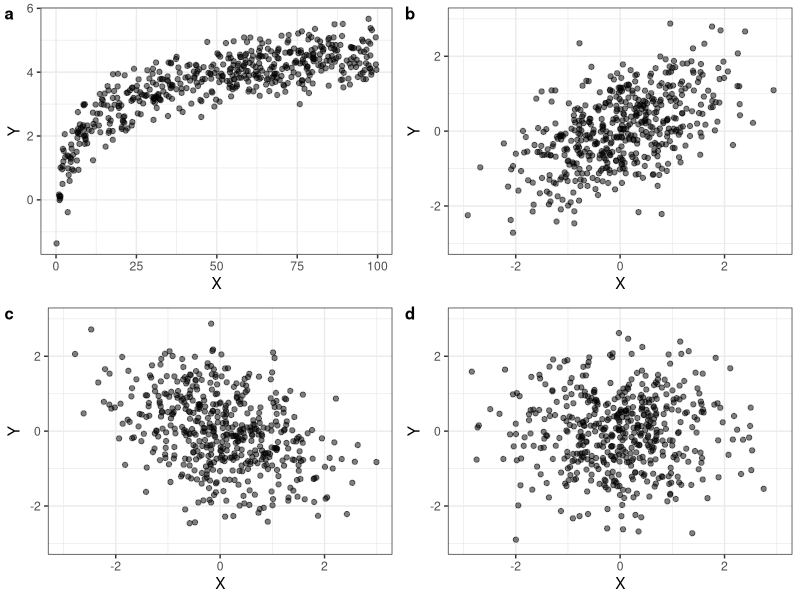
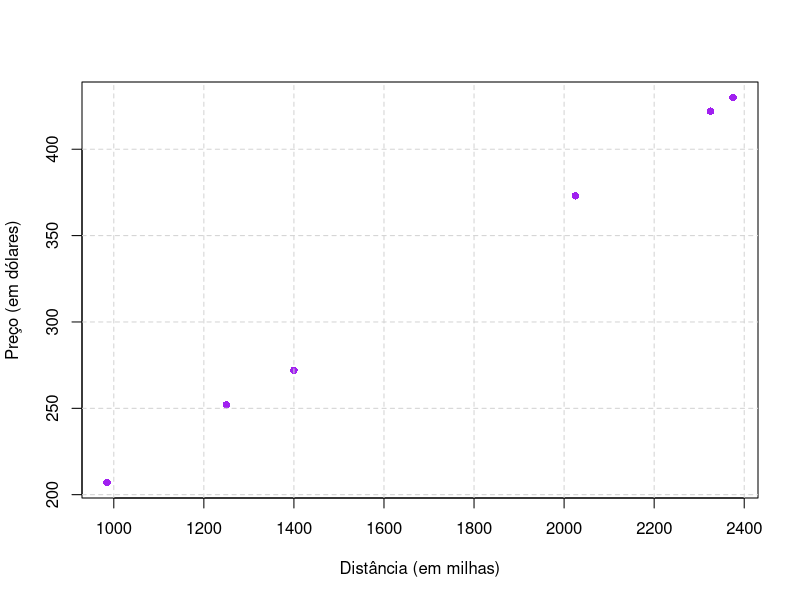

These figures' R source, in order:
library(ggplot2)
library(MASS)
set.seed(1000)


x <- data.frame(X = runif(n = 500, min = 0.1, max = 100))
x$Y <- log(x$X) + rnorm(500, sd = 0.5)

p2 <- ggplot(data = x, mapping = aes(x = X, y = Y)) +
  geom_point(alpha = 0.5) +
  theme_bw()

rho <- cbind(c(1, 0), c(0, 1))
x <- as.data.frame(mvrnorm(n = 500, mu = c(0,0), Sigma = rho))
names(x) <- c("X", "Y")

p1 <- ggplot(data = x, mapping = aes(x = X, y = Y)) +
  geom_point(alpha = 0.5) +
  ylim(-3,3) + xlim(-3,3) +
  theme_bw()

rho <- cbind(c(1, .5), c(.5, 1))
x <- as.data.frame(mvrnorm(n = 500, mu = c(0,0), Sigma = rho))
names(x) <- c("X", "Y")

p3 <- ggplot(data = x, mapping = aes(x = X, y = Y)) +
  geom_point(alpha = 0.5) +
  ylim(-3,3) + xlim(-3,3) +
  theme_bw()

rho <- cbind(c(1, -.3), c(-.3, 1))
x <- as.data.frame(mvrnorm(n = 500, mu = c(0,0), Sigma = rho))
names(x) <- c("X", "Y")

p4 <- ggplot(data = x, mapping = aes(x = X, y = Y)) +
  geom_point(alpha = 0.5) +
  ylim(-3,3) + xlim(-3,3) +
  theme_bw()

library(cowplot)

plot_grid(p2, p3, p4, p1,
          labels = letters[1:4],
          label_size = 12, ncol = 2)



library(dplyr)
library(lubridate)
library(readxl)
library(knitr)
library(kableExtra)

prod <- c("Café",
          "Açúcar",
          "Arroz",
          "Feijão",
          "Batata",
          "Cébola")

mes0 <- c(136, 89, 102, 186, 49, 68)
mes1 <- c(182, 95, 106, 250, 66, 78)

quantidade0 <- c(1, 1.5, 2, 3.5, 1.5, 1)
quantidade1 <- c(2.5, 1, 3.5, 4.5, 5, 3)

vinte_df <- data.frame(prod, mes0, quantidade0, mes1, quantidade1)

vinte_df <- vinte_df %>% 
  transform(pq0 = mes0 * quantidade0,
            pq1 = mes1 * quantidade1) %>% 
  transform(w0 = pq0/sum(pq0),
            w1 = pq1/sum(pq1)) %>% 
  transform(rel = mes1/mes0,
            inv_rel = mes0/mes1) %>% 
  transform(relw0 = rel * w0,
            inv_rel_w1 = inv_rel * w1)

vinte_df <- vinte_df[names(vinte_df)[c(1,2,3,8,4,5,9,10,12,11,13)]]

vinte_df %>% 
  kable(escape = F,
        format = "latex",
        align = c('l', rep('c', 10)),
        digits = c(0, 0, 1, 2, 0, 1, 2, 3, 3, 3, 3),
        format.args = list(decimal.mark = ","),
        caption = "Preços, quantidades, importâncias relativas e relativos de preços de produtos de alimentação",
        col.names = c("Produtos ($i$)", "$p_0^i$ ($u.m.$)", "$q_0^i$", "$w_0^i$", "$p_1^i$ ($u.m.$)", "$q_1^i$", "$w_1^i$", "$p_1/p_0$", "$(p_1/p_0)w_0$", "$p_0/p_1$", "$(p_0/p_1)w_1$"))





dist <- c(2375, 1400, 1250, 2325, 985, 2025)
preco <- c(430, 272, 252, 422, 207, 373)

plot(dist, preco,
     xlab = "Distância (em milhas)",
     ylab = "Preço (em dólares)",
     pch = 16, col = "purple")
abline(v = seq(1000, 2400, by = 200), lty = 2, col = "lightgrey")
abline(h = seq(200, 400, by = 50), lty = 2, col = "lightgrey")

cor(dist, preco)

z_dist <- (dist - mean(dist)) / sd(dist) 
z_preco <- (preco - mean(preco)) / sd(preco) 
sum(z_dist * z_preco)/(length(z_dist) - 1)



prop.tab <- matrix(data = c(30, 35, 35, 100, 60, 25, 15, 100),
                   nrow = 2, byrow = T) %>% 
  prop.table(margin = 2) %>% 
  addmargins(margin = 1)

row.names(prop.tab)[3] <- "Total"
colnames(prop.tab)[4] <- c("Total")

kable(prop.tab, digits = 0, caption = "Distribuição conjunta das frequências relativas (em porcentagem) em relação ao total geral das variáveis grau de instrução e região de procedência.") %>% 
  add_header_above(c("Região de Procedência", "Grau de Instrução" = 3, " "))
